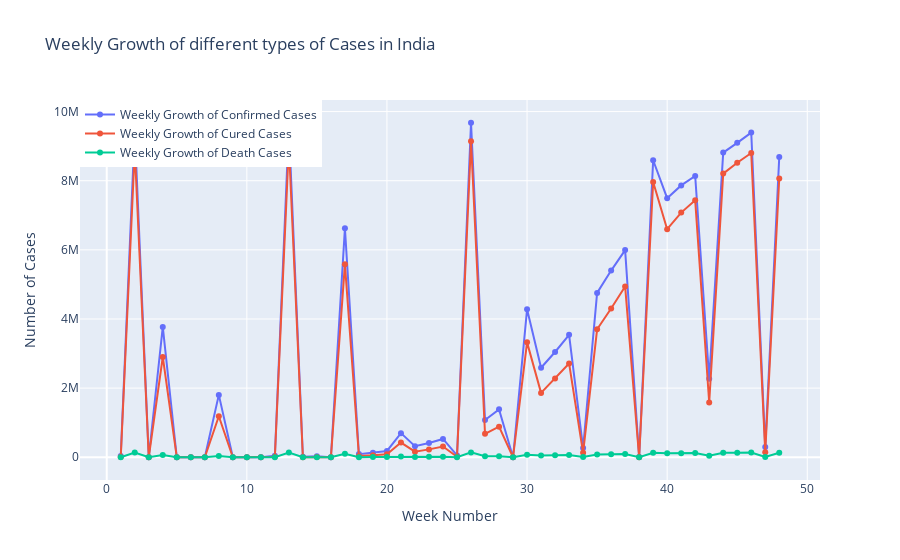

This figure's notebook cell:
### Code cell
# Growth of Cases Weekly
datewise["WeekOfYear"]=datewise.index.weekofyear

week_num=[]
weekwise_confirmed=[]
weekwise_cured=[]
weekwise_deaths=[]
w=1
for i in list(datewise["WeekOfYear"].unique()):
    weekwise_confirmed.append(datewise[datewise["WeekOfYear"]==i]["Confirmed"].iloc[-1])
    weekwise_cured.append(datewise[datewise["WeekOfYear"]==i]["Cured"].iloc[-1])
    weekwise_deaths.append(datewise[datewise["WeekOfYear"]==i]["Deaths"].iloc[-1])
    week_num.append(w)
    w=w+1

fig=go.Figure()
fig.add_trace(go.Scatter(x=week_num, y=weekwise_confirmed,
                    mode='lines+markers',
                    name='Weekly Growth of Confirmed Cases'))
fig.add_trace(go.Scatter(x=week_num, y=weekwise_cured,
                    mode='lines+markers',
                    name='Weekly Growth of Cured Cases'))
fig.add_trace(go.Scatter(x=week_num, y=weekwise_deaths,
                    mode='lines+markers',
                    name='Weekly Growth of Death Cases'))
fig.update_layout(title="Weekly Growth of different types of Cases in India",
                 xaxis_title="Week Number",yaxis_title="Number of Cases",legend=dict(x=0,y=1,traceorder="normal"))
fig.show()

### Figure 1 — Plotly figure (JSON) as saved in the notebook; plotly's stock layout.template omitted (floating-point values rounded to 4 significant figures)
{"data": [{"mode": "lines+markers", "name": "Weekly Growth of Confirmed Cases", "type": "scatter", "x": [1, 2, 3, 4, 5, 6, 7, 8, 9, 10, 11, 12, 13, 14, 15, 16, 17, 18, 19, 20, 21, 22, 23, 24, 25, 26, 27, 28, 29, 30, 31, 32, 33, 34, 35, 36, 37, 38, 39, 40, 41, 42, 43, 44, 45, 46, 47, 48], "y": [34972, 9462809, 3, 3769523, 3, 3, 3, 1803695, 110, 360, 1024, 42836, 9571559, 16116, 26605, 30, 6623815, 90637, 131868, 182143, 697413, 320922, 410461, 528859, 52952, 9677203, 1077618, 1385522, 3, 4280422, 2589682, 3044940, 3542733, 266598, 4754356, 5400619, 5992532, 6761, 8591730, 7494551, 7864811, 8137119, 2268675, 8814579, 9095806, 9392919, 297535, 8683916]}, {"mode": "lines+markers", "name": "Weekly Growth of Cured Cases", "type": "scatter", "x": [1, 2, 3, 4, 5, 6, 7, 8, 9, 10, 11, 12, 13, 14, 15, 16, 17, 18, 19, 20, 21, 22, 23, 24, 25, 26, 27, 28, 29, 30, 31, 32, 33, 34, 35, 36, 37, 38, 39, 40, 41, 42, 43, 44, 45, 46, 47, 48], "y": [9065, 8889585, 0, 2901908, 0, 0, 0, 1186203, 13, 24, 96, 11762, 9016289, 2302, 5914, 3, 5586703, 34109, 54441, 86984, 424433, 162379, 227756, 309713, 15267, 9139901, 677423, 885577, 0, 3323950, 1862258, 2280566, 2713933, 129215, 3702595, 4303043, 4941627, 516, 7963457, 6597209, 7078123, 7432829, 1583489, 8205728, 8521617, 8802267, 147195, 8066501]}, {"mode": "lines+markers", "name": "Weekly Growth of Death Cases", "type": "scatter", "x": [1, 2, 3, 4, 5, 6, 7, 8, 9, 10, 11, 12, 13, 14, 15, 16, 17, 18, 19, 20, 21, 22, 23, 24, 25, 26, 27, 28, 29, 30, 31, 32, 33, 34, 35, 36, 37, 38, 39, 40, 41, 42, 43, 44, 45, 46, 47, 48], "y": [1152, 137621, 0, 66333, 0, 0, 0, 38135, 2, 7, 27, 1389, 139188, 519, 826, 0, 102685, 2872, 3867, 5164, 19693, 9195, 13254, 16095, 1783, 140573, 26816, 32063, 0, 72775, 49980, 56706, 63498, 7466, 78586, 86752, 94503, 206, 127059, 114031, 118534, 121641, 45257, 129635, 133227, 136696, 8498, 128121]}], "layout": {"legend": {"traceorder": "normal", "x": 0, "y": 1}, "title": {"text": "Weekly Growth of different types of Cases in India"}, "xaxis": {"title": {"text": "Week Number"}}, "yaxis": {"title": {"text": "Number of Cases"}}}}
